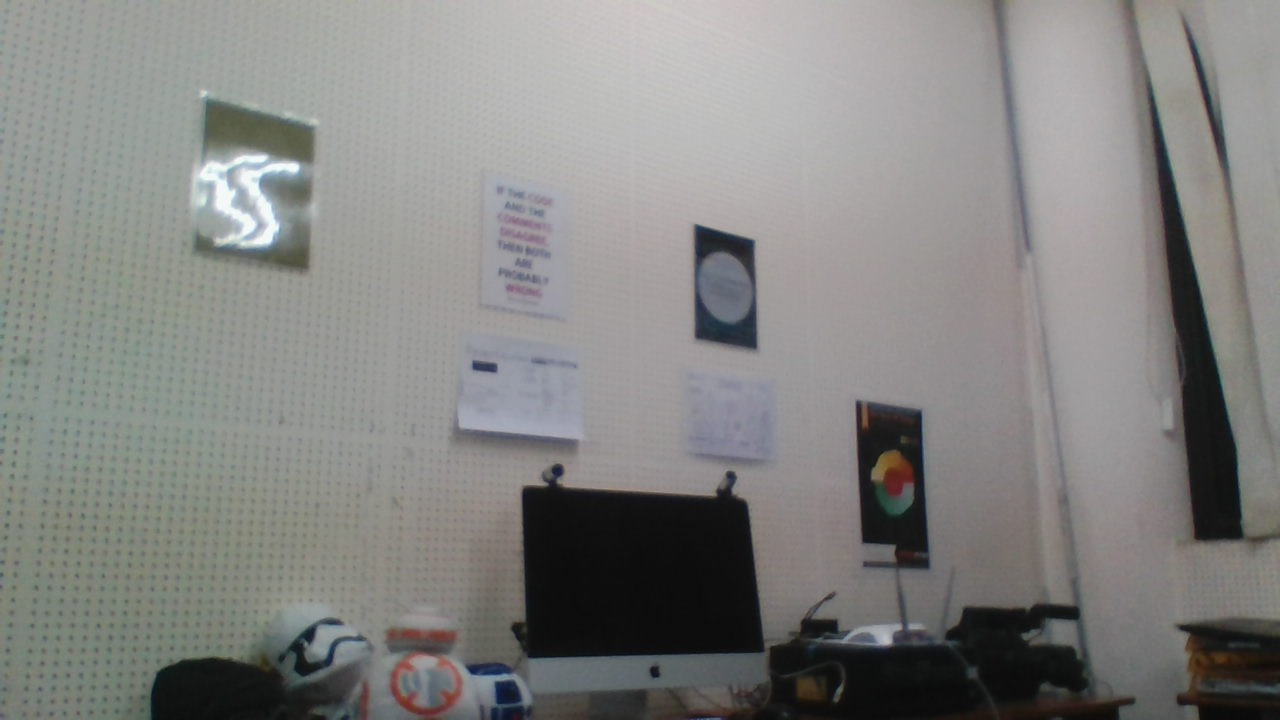
#> input picture asli.jpg, 1280 x 720 px
$ python cobalagi.py
#> lines starting #> are read from the running program, lines starting #| are printed output that depends on the picture
import cv2
import numpy as np
import sys


gambar = cv2.imread("asli.jpg",0)
#> gambar: shape (720, 1280); min 9, max 253, mean 131.1
gambar2 = cv2.imread("coba.jpg",0)
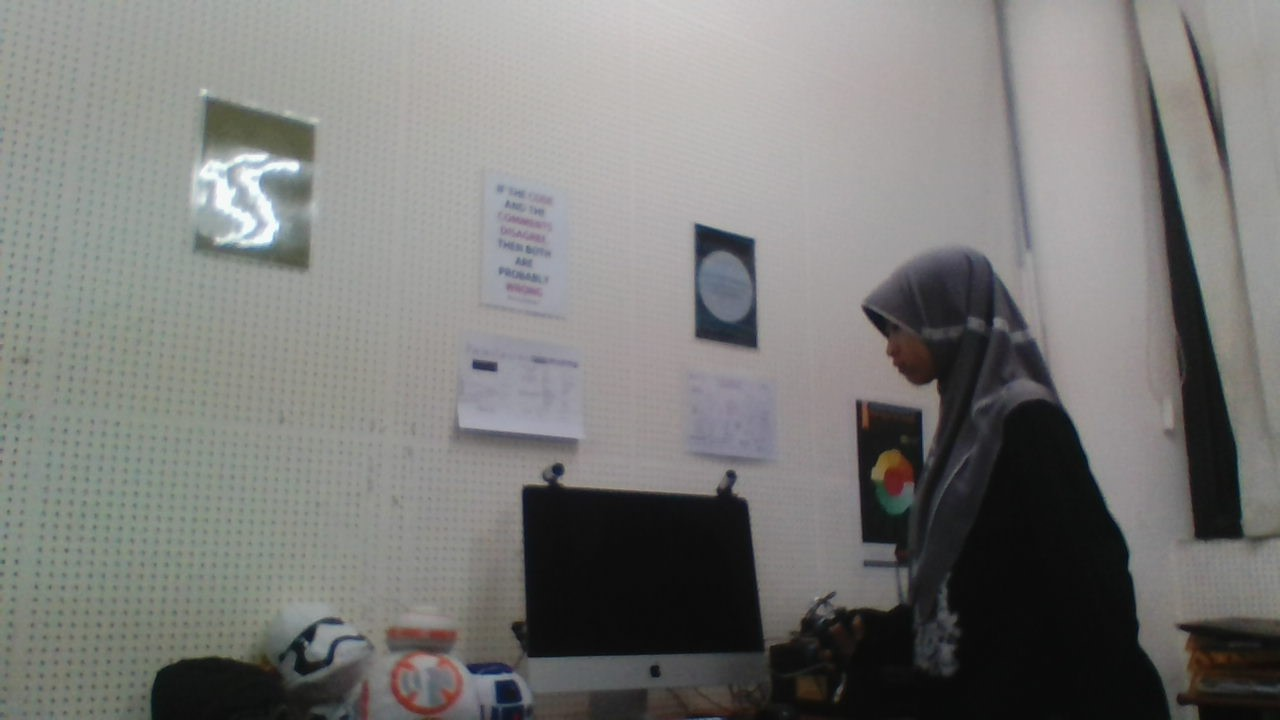
#> input picture coba.jpg, 1280 x 720 px
#> gambar2: shape (720, 1280); min 7, max 253, mean 122.7
kecurigaan = 0
c  = gambar.shape
#> c = (720, 1280)
for i in range(0,c[0]):
	for j in range(0,c[1]):
		if (gambar2[i,j]<=gambar[i,j]-50 or gambar2[i,j]>=gambar[i,j]+50):
			kecurigaan=kecurigaan+1
			gambar2[i,j]=255
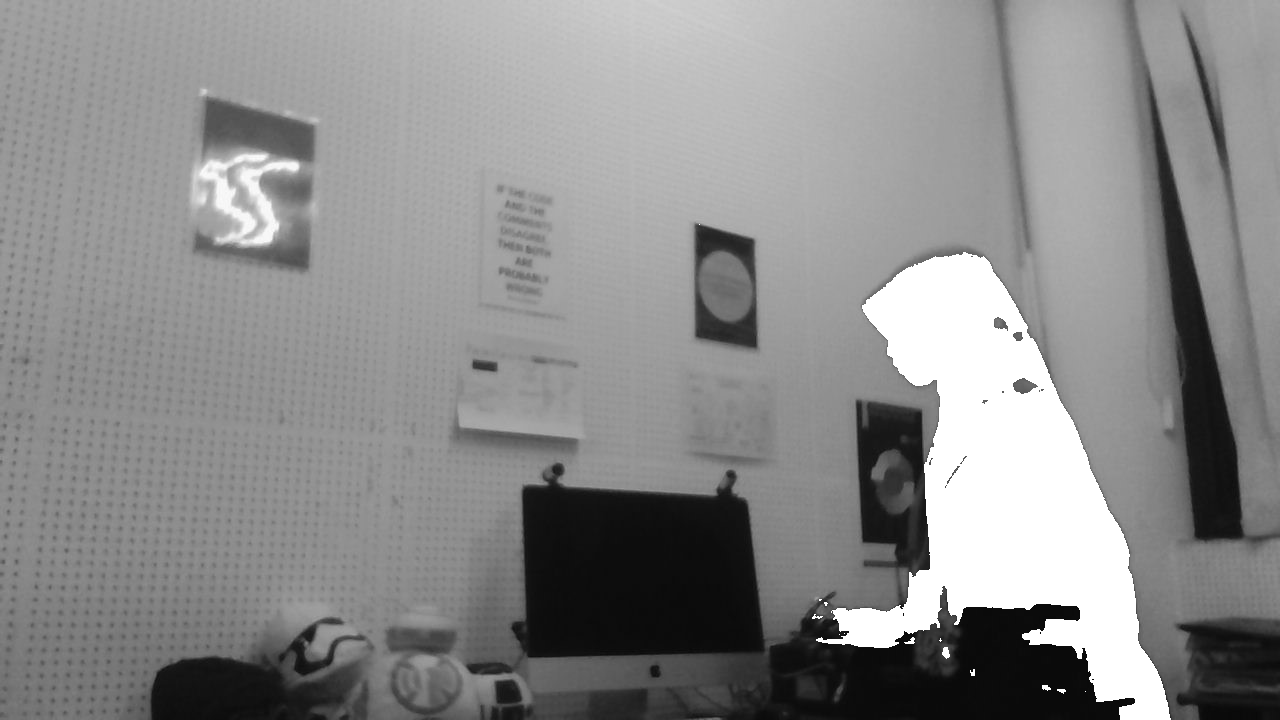
#> gambar2: shape (720, 1280); min 8, max 255, mean 139.3
#> after the loop, kecurigaan = 67181

cv2.imshow("ada nadia",gambar2)
print(kecurigaan)
#| 67181
if kecurigaan>60000:
	sys.stdout.write('\a')
	sys.stdout.flush()
print (gambar.shape)
#| (720, 1280)
cv2.waitKey(0)
cv2.destroyAllWindows
